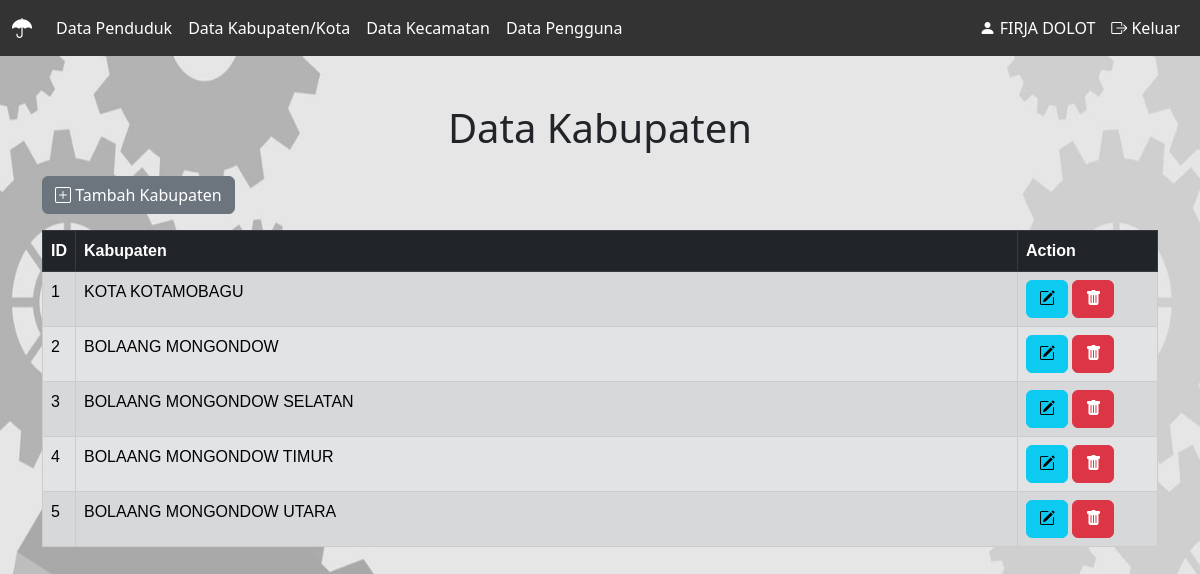
The app's page /kabupaten.php (signed in) with its own data.
### tables this page shows
CREATE TABLE `kab` (
  `id_kabupaten` int(255) NOT NULL,
  `nama_kabupaten` varchar(255) NOT NULL
);

### kabupaten.php (the view)
<?php include 'header.php'?>
<div class="container my-5">
        <h1 class="text-center mb-4">Data Kabupaten</h1>
        <div class="d-flex justify-content-between align-items-center mb-3">
            <a href="tambah_kabupaten.php" class="btn btn-secondary ">
            <i class="bi bi-plus-square"></i>
            Tambah Kabupaten
        </a>
        </div>
        <div class="table-responsive">
        <table class="table table-bordered table-striped table-secondary"style="font-family: Arial, sans-serif;">
            <thead class="table-dark">
            <tr>
                <th scope="col" width="30">ID</th>
                <th scope="col">Kabupaten</th>
                <th scope="col" width="140">Action</th>
            </tr>
            </thead>
            <tbody>
            <?php
            $kab = mysqli_query($connect, "SELECT * FROM kab") ;
            while($row=mysqli_fetch_array($kab)){
            ?>
            <tr>
                <td><?php echo $row['id_kabupaten']?></td>
                <td><?php echo $row['nama_kabupaten']?></td>
            <td>
                        <a href="edit_kabupaten.php?id_kabupaten=<?php echo $row['id_kabupaten'];?>" class="btn btn-info">
                        <i class="bi bi-pencil-square"></i>
                        </a>
                        <a href="delete_kabupaten.php?id_kabupaten=<?php echo $row['id_kabupaten'];?>" class="btn btn-danger">
                            <i class="bi bi-trash-fill"></i>
                        </a>
                    </td>
                    </tr>
            <?php
          }
        ?>
            </tbody>
        </table>
    </div>
    <?php include 'footer.php'?>

### header.php (style rules this page uses)
body { background-image: url('bgdigital1.jpg'); background-repeat: no-repeat; background-attachment: fixed; background-size: 100% 100%; }

### records on screen
kab: id_kabupaten "1", nama_kabupaten "KOTA KOTAMOBAGU"
kab: id_kabupaten "2", nama_kabupaten "BOLAANG MONGONDOW"
kab: id_kabupaten "3", nama_kabupaten "BOLAANG MONGONDOW SELATAN"
kab: id_kabupaten "4", nama_kabupaten "BOLAANG MONGONDOW TIMUR"
kab: id_kabupaten "5", nama_kabupaten "BOLAANG MONGONDOW UTARA"

### other values on screen
$_SESSION['nama'] "FIRJA DOLOT"
